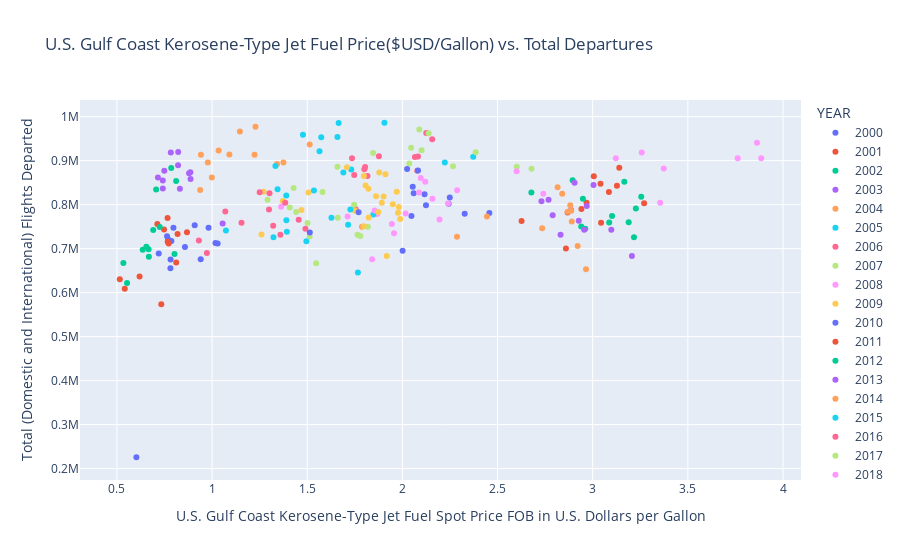

The cell this chart's notebook holds for it:
### Code cell
#TOTAL DEPARTURES INTERACTIVE:
fig = px.scatter(flight_and_fuel_desc, x='U.S. Gulf Coast Kerosene-Type Jet Fuel Spot Price FOB in U.S. Dollars per Gallon',
                 y='Total (Domestic and International) Flights Departed', hover_name='ABRV', title='U.S. Gulf Coast Kerosene-Type Jet Fuel Price($USD/Gallon) vs. Total Departures',
                color='YEAR')
fig.update_layout(
    title="U.S. Gulf Coast Kerosene-Type Jet Fuel Price($USD/Gallon) vs. Total, Domestic, International Flight Departures",
    xaxis_title="U.S. Gulf Coast Kerosene-Type Jet Fuel Spot Price FOB in U.S. Dollars per Gallon ($USD/Gallon)",
    yaxis_title="Number of flight departures",
    legend_title="Filter by year",
    font=dict(
        family="Courier New, monospace",
        size=12
    )
)
fig.show()
#TO WRITE TO HTML: fig.write_html('US Gulf Coast Kerosene Jet Fuel Price vs. Flight Departures.html')

### Figure 1 — Plotly figure (JSON) as saved in the notebook; plotly's stock layout.template omitted (floating-point values rounded to 4 significant figures)
{"data": [{"hovertemplate": "<b>%{hovertext}</b><br><br>YEAR=2000<br>U.S. Gulf Coast Kerosene-Type Jet Fuel Spot Price FOB in U.S. Dollars per Gallon=%{x}<br>Total (Domestic and International) Flights Departed=%{y}<extra></extra>", "hovertext": ["Jan 2000", "Feb 2000", "Mar 2000", "Apr 2000", "May 2000", "Jun 2000", "Jul 2000", "Aug 2000", "Sep 2000", "Oct 2000", "Nov 2000", "Dec 2000"], "legendgroup": "2000", "marker": {"color": "#636efa", "symbol": "circle"}, "mode": "markers", "name": "2000", "orientation": "v", "showlegend": true, "type": "scatter", "x": [0.7816, 0.781, 0.7685, 0.7195, 0.7634, 0.7859, 0.7968, 0.9086, 1.018, 0.9813, 1.029, 0.8573], "xaxis": "x", "y": [675253, 655093, 721290, 688593, 728193, 717359, 747625, 753025, 712828, 747507, 711593, 703544], "yaxis": "y"}, {"hovertemplate": "<b>%{hovertext}</b><br><br>YEAR=2001<br>U.S. Gulf Coast Kerosene-Type Jet Fuel Spot Price FOB in U.S. Dollars per Gallon=%{x}<br>Total (Domestic and International) Flights Departed=%{y}<extra></extra>", "hovertext": ["Jan 2001", "Feb 2001", "Mar 2001", "Apr 2001", "May 2001", "Jun 2001", "Jul 2001", "Aug 2001", "Sep 2001", "Oct 2001", "Nov 2001", "Dec 2001"], "legendgroup": "2001", "marker": {"color": "#EF553B", "symbol": "circle"}, "mode": "markers", "name": "2001", "orientation": "v", "showlegend": true, "type": "scatter", "x": [0.868, 0.8114, 0.7475, 0.7718, 0.8186, 0.7667, 0.7122, 0.766, 0.7331, 0.6189, 0.5411, 0.515], "xaxis": "x", "y": [737150, 668491, 743625, 711466, 733405, 715297, 756023, 769528, 573342, 636437, 608834, 630078], "yaxis": "y"}, {"hovertemplate": "<b>%{hovertext}</b><br><br>YEAR=2002<br>U.S. Gulf Coast Kerosene-Type Jet Fuel Spot Price FOB in U.S. Dollars per Gallon=%{x}<br>Total (Domestic and International) Flights Departed=%{y}<extra></extra>", "hovertext": ["Jan 2002", "Feb 2002", "Mar 2002", "Apr 2002", "May 2002", "Jun 2002", "Jul 2002", "Aug 2002", "Sep 2002", "Oct 2002", "Nov 2002", "Dec 2002"], "legendgroup": "2002", "marker": {"color": "#00cc96", "symbol": "circle"}, "mode": "markers", "name": "2002", "orientation": "v", "showlegend": true, "type": "scatter", "x": [0.5338, 0.5531, 0.6355, 0.6678, 0.6663, 0.6544, 0.6906, 0.7249, 0.8024, 0.7853, 0.7061, 0.8111], "xaxis": "x", "y": [667236, 621923, 697616, 681515, 698284, 704121, 742142, 749015, 687981, 883463, 834183, 853616], "yaxis": "y"}, {"hovertemplate": "<b>%{hovertext}</b><br><br>YEAR=2003<br>U.S. Gulf Coast Kerosene-Type Jet Fuel Spot Price FOB in U.S. Dollars per Gallon=%{x}<br>Total (Domestic and International) Flights Departed=%{y}<extra></extra>", "hovertext": ["Jan 2003", "Feb 2003", "Mar 2003", "Apr 2003", "May 2003", "Jun 2003", "Jul 2003", "Aug 2003", "Sep 2003", "Oct 2003", "Nov 2003", "Dec 2003"], "legendgroup": "2003", "marker": {"color": "#ab63fa", "symbol": "circle"}, "mode": "markers", "name": "2003", "orientation": "v", "showlegend": true, "type": "scatter", "x": [0.8867, 1.055, 0.8859, 0.7411, 0.7153, 0.749, 0.783, 0.8219, 0.7408, 0.8212, 0.8306, 0.879], "xaxis": "x", "y": [858235, 756910, 873347, 836778, 861385, 877150, 918202, 919709, 855050, 889321, 836184, 871381], "yaxis": "y"}, {"hovertemplate": "<b>%{hovertext}</b><br><br>YEAR=2004<br>U.S. Gulf Coast Kerosene-Type Jet Fuel Spot Price FOB in U.S. Dollars per Gallon=%{x}<br>Total (Domestic and International) Flights Departed=%{y}<extra></extra>", "hovertext": ["Jan 2004", "Feb 2004", "Mar 2004", "Apr 2004", "May 2004", "Jun 2004", "Jul 2004", "Aug 2004", "Sep 2004", "Oct 2004", "Nov 2004", "Dec 2004"], "legendgroup": "2004", "marker": {"color": "#FFA15A", "symbol": "circle"}, "mode": "markers", "name": "2004", "orientation": "v", "showlegend": true, "type": "scatter", "x": [0.9984, 0.9371, 0.9413, 0.9774, 1.091, 1.034, 1.146, 1.228, 1.375, 1.513, 1.341, 1.223], "xaxis": "x", "y": [861450, 833419, 913197, 895737, 913868, 922734, 966266, 977178, 895866, 936697, 892359, 913373], "yaxis": "y"}, {"hovertemplate": "<b>%{hovertext}</b><br><br>YEAR=2005<br>U.S. Gulf Coast Kerosene-Type Jet Fuel Spot Price FOB in U.S. Dollars per Gallon=%{x}<br>Total (Domestic and International) Flights Departed=%{y}<extra></extra>", "hovertext": ["Jan 2005", "Feb 2005", "Mar 2005", "Apr 2005", "May 2005", "Jun 2005", "Jul 2005", "Aug 2005", "Sep 2005", "Oct 2005", "Nov 2005", "Dec 2005"], "legendgroup": "2005", "marker": {"color": "#19d3f3", "symbol": "circle"}, "mode": "markers", "name": "2005", "orientation": "v", "showlegend": true, "type": "scatter", "x": [1.333, 1.344, 1.574, 1.565, 1.477, 1.659, 1.665, 1.906, 2.223, 2.372, 1.69, 1.731], "xaxis": "x", "y": [887921, 834657, 953274, 921564, 958580, 953560, 985454, 986082, 895792, 908897, 873083, 879784], "yaxis": "y"}, {"hovertemplate": "<b>%{hovertext}</b><br><br>YEAR=2006<br>U.S. Gulf Coast Kerosene-Type Jet Fuel Spot Price FOB in U.S. Dollars per Gallon=%{x}<br>Total (Domestic and International) Flights Departed=%{y}<extra></extra>", "hovertext": ["Jan 2006", "Feb 2006", "Mar 2006", "Apr 2006", "May 2006", "Jun 2006", "Jul 2006", "Aug 2006", "Sep 2006", "Oct 2006", "Nov 2006", "Dec 2006"], "legendgroup": "2006", "marker": {"color": "#FF6692", "symbol": "circle"}, "mode": "markers", "name": "2006", "orientation": "v", "showlegend": true, "type": "scatter", "x": [1.817, 1.754, 1.876, 2.078, 2.066, 2.082, 2.157, 2.125, 1.8, 1.735, 1.747, 1.804], "xaxis": "x", "y": [865181, 789491, 909826, 877226, 908133, 909152, 948488, 962559, 880660, 905251, 867141, 885584], "yaxis": "y"}, {"hovertemplate": "<b>%{hovertext}</b><br><br>YEAR=2007<br>U.S. Gulf Coast Kerosene-Type Jet Fuel Spot Price FOB in U.S. Dollars per Gallon=%{x}<br>Total (Domestic and International) Flights Departed=%{y}<extra></extra>", "hovertext": ["Jan 2007", "Feb 2007", "Mar 2007", "Apr 2007", "May 2007", "Jun 2007", "Jul 2007", "Aug 2007", "Sep 2007", "Oct 2007", "Nov 2007", "Dec 2007"], "legendgroup": "2007", "marker": {"color": "#B6E880", "symbol": "circle"}, "mode": "markers", "name": "2007", "orientation": "v", "showlegend": true, "type": "scatter", "x": [1.658, 1.746, 1.846, 2.036, 2.046, 2.101, 2.138, 2.089, 2.266, 2.385, 2.679, 2.601], "xaxis": "x", "y": [886136, 799849, 917235, 893288, 929257, 923745, 962463, 970945, 887376, 919002, 881417, 885865], "yaxis": "y"}, {"hovertemplate": "<b>%{hovertext}</b><br><br>YEAR=2008<br>U.S. Gulf Coast Kerosene-Type Jet Fuel Spot Price FOB in U.S. Dollars per Gallon=%{x}<br>Total (Domestic and International) Flights Departed=%{y}<extra></extra>", "hovertext": ["Jan 2008", "Feb 2008", "Mar 2008", "Apr 2008", "May 2008", "Jun 2008", "Jul 2008", "Aug 2008", "Sep 2008", "Oct 2008", "Nov 2008", "Dec 2008"], "legendgroup": "2008", "marker": {"color": "#FF97FF", "symbol": "circle"}, "mode": "markers", "name": "2008", "orientation": "v", "showlegend": true, "type": "scatter", "x": [2.6, 2.74, 3.122, 3.373, 3.762, 3.885, 3.863, 3.258, 3.355, 2.288, 1.867, 1.363], "xaxis": "x", "y": [876105, 824853, 905103, 882114, 905619, 905350, 940760, 918415, 804265, 832539, 778859, 795256], "yaxis": "y"}, {"hovertemplate": "<b>%{hovertext}</b><br><br>YEAR=2009<br>U.S. Gulf Coast Kerosene-Type Jet Fuel Spot Price FOB in U.S. Dollars per Gallon=%{x}<br>Total (Domestic and International) Flights Departed=%{y}<extra></extra>", "hovertext": ["Jan 2009", "Feb 2009", "Mar 2009", "Apr 2009", "May 2009", "Jun 2009", "Jul 2009", "Aug 2009", "Sep 2009", "Oct 2009", "Nov 2009", "Dec 2009"], "legendgroup": "2009", "marker": {"color": "#FECB52", "symbol": "circle"}, "mode": "markers", "name": "2009", "orientation": "v", "showlegend": true, "type": "scatter", "x": [1.469, 1.26, 1.271, 1.372, 1.506, 1.807, 1.708, 1.878, 1.751, 1.95, 1.988, 1.977], "xaxis": "x", "y": [787834, 731931, 829443, 808424, 827429, 843567, 885129, 872942, 786273, 800680, 767091, 781223], "yaxis": "y"}, {"hovertemplate": "<b>%{hovertext}</b><br><br>YEAR=2010<br>U.S. Gulf Coast Kerosene-Type Jet Fuel Spot Price FOB in U.S. Dollars per Gallon=%{x}<br>Total (Domestic and International) Flights Departed=%{y}<extra></extra>", "hovertext": ["Jan 2010", "Feb 2010", "Mar 2010", "Apr 2010", "May 2010", "Jun 2010", "Jul 2010", "Aug 2010", "Sep 2010", "Oct 2010", "Nov 2010", "Dec 2010"], "legendgroup": "2010", "marker": {"color": "#636efa", "symbol": "circle"}, "mode": "markers", "name": "2010", "orientation": "v", "showlegend": true, "type": "scatter", "x": [2.047, 2.001, 2.116, 2.243, 2.059, 2.054, 2.025, 2.082, 2.124, 2.249, 2.327, 2.457], "xaxis": "x", "y": [773848, 694852, 823745, 801912, 826013, 840472, 880716, 877323, 798280, 816235, 779476, 781182], "yaxis": "y"}, {"hovertemplate": "<b>%{hovertext}</b><br><br>YEAR=2011<br>U.S. Gulf Coast Kerosene-Type Jet Fuel Spot Price FOB in U.S. Dollars per Gallon=%{x}<br>Total (Domestic and International) Flights Departed=%{y}<extra></extra>", "hovertext": ["Jan 2011", "Feb 2011", "Mar 2011", "Apr 2011", "May 2011", "Jun 2011", "Jul 2011", "Aug 2011", "Sep 2011", "Oct 2011", "Nov 2011", "Dec 2011"], "legendgroup": "2011", "marker": {"color": "#EF553B", "symbol": "circle"}, "mode": "markers", "name": "2011", "orientation": "v", "showlegend": true, "type": "scatter", "x": [2.626, 2.859, 3.127, 3.27, 3.085, 3.041, 3.14, 3.006, 2.941, 2.968, 3.044, 2.868], "xaxis": "x", "y": [762952, 700172, 842713, 803156, 828632, 847226, 883789, 864710, 789820, 803947, 758665, 782311], "yaxis": "y"}, {"hovertemplate": "<b>%{hovertext}</b><br><br>YEAR=2012<br>U.S. Gulf Coast Kerosene-Type Jet Fuel Spot Price FOB in U.S. Dollars per Gallon=%{x}<br>Total (Domestic and International) Flights Departed=%{y}<extra></extra>", "hovertext": ["Jan 2012", "Feb 2012", "Mar 2012", "Apr 2012", "May 2012", "Jun 2012", "Jul 2012", "Aug 2012", "Sep 2012", "Oct 2012", "Nov 2012", "Dec 2012"], "legendgroup": "2012", "marker": {"color": "#00cc96", "symbol": "circle"}, "mode": "markers", "name": "2012", "orientation": "v", "showlegend": true, "type": "scatter", "x": [3.087, 3.217, 3.255, 3.227, 2.949, 2.678, 2.894, 3.166, 3.189, 3.102, 2.961, 2.94], "xaxis": "x", "y": [759391, 725843, 818043, 791100, 813573, 827468, 855309, 851877, 759941, 774018, 745299, 750332], "yaxis": "y"}, {"hovertemplate": "<b>%{hovertext}</b><br><br>YEAR=2013<br>U.S. Gulf Coast Kerosene-Type Jet Fuel Spot Price FOB in U.S. Dollars per Gallon=%{x}<br>Total (Domestic and International) Flights Departed=%{y}<extra></extra>", "hovertext": ["Jan 2013", "Feb 2013", "Mar 2013", "Apr 2013", "May 2013", "Jun 2013", "Jul 2013", "Aug 2013", "Sep 2013", "Oct 2013", "Nov 2013", "Dec 2013"], "legendgroup": "2013", "marker": {"color": "#ab63fa", "symbol": "circle"}, "mode": "markers", "name": "2013", "orientation": "v", "showlegend": true, "type": "scatter", "x": [3.098, 3.206, 2.969, 2.79, 2.731, 2.768, 2.905, 3.004, 2.927, 2.886, 2.831, 2.955], "xaxis": "x", "y": [743064, 683107, 797068, 775693, 807846, 810970, 849511, 844382, 763072, 787625, 731725, 742696], "yaxis": "y"}, {"hovertemplate": "<b>%{hovertext}</b><br><br>YEAR=2014<br>U.S. Gulf Coast Kerosene-Type Jet Fuel Spot Price FOB in U.S. Dollars per Gallon=%{x}<br>Total (Domestic and International) Flights Departed=%{y}<extra></extra>", "hovertext": ["Jan 2014", "Feb 2014", "Mar 2014", "Apr 2014", "May 2014", "Jun 2014", "Jul 2014", "Aug 2014", "Sep 2014", "Oct 2014", "Nov 2014", "Dec 2014"], "legendgroup": "2014", "marker": {"color": "#FFA15A", "symbol": "circle"}, "mode": "markers", "name": "2014", "orientation": "v", "showlegend": true, "type": "scatter", "x": [2.921, 2.965, 2.887, 2.89, 2.869, 2.882, 2.815, 2.84, 2.734, 2.444, 2.287, 1.788], "xaxis": "x", "y": [705702, 652946, 786174, 761380, 783699, 798699, 839426, 824472, 746219, 772745, 727062, 749629], "yaxis": "y"}, {"hovertemplate": "<b>%{hovertext}</b><br><br>YEAR=2015<br>U.S. Gulf Coast Kerosene-Type Jet Fuel Spot Price FOB in U.S. Dollars per Gallon=%{x}<br>Total (Domestic and International) Flights Departed=%{y}<extra></extra>", "hovertext": ["Jan 2015", "Feb 2015", "Mar 2015", "Apr 2015", "May 2015", "Jun 2015", "Jul 2015", "Aug 2015", "Sep 2015", "Oct 2015", "Nov 2015", "Dec 2015"], "legendgroup": "2015", "marker": {"color": "#19d3f3", "symbol": "circle"}, "mode": "markers", "name": "2015", "orientation": "v", "showlegend": true, "type": "scatter", "x": [1.496, 1.766, 1.627, 1.715, 1.847, 1.726, 1.535, 1.39, 1.393, 1.39, 1.322, 1.073], "xaxis": "x", "y": [716894, 645632, 770410, 754436, 777263, 788961, 832298, 820852, 738109, 764642, 725638, 740892], "yaxis": "y"}, {"hovertemplate": "<b>%{hovertext}</b><br><br>YEAR=2016<br>U.S. Gulf Coast Kerosene-Type Jet Fuel Spot Price FOB in U.S. Dollars per Gallon=%{x}<br>Total (Domestic and International) Flights Departed=%{y}<extra></extra>", "hovertext": ["Jan 2016", "Feb 2016", "Mar 2016", "Apr 2016", "May 2016", "Jun 2016", "Jul 2016", "Aug 2016", "Sep 2016", "Oct 2016", "Nov 2016", "Dec 2016"], "legendgroup": "2016", "marker": {"color": "#FF6692", "symbol": "circle"}, "mode": "markers", "name": "2016", "orientation": "v", "showlegend": true, "type": "scatter", "x": [0.9304, 0.9727, 1.069, 1.155, 1.299, 1.384, 1.25, 1.302, 1.321, 1.455, 1.359, 1.49], "xaxis": "x", "y": [718644, 690174, 784062, 758602, 788963, 803990, 827948, 826004, 752158, 765697, 731751, 744854], "yaxis": "y"}, {"hovertemplate": "<b>%{hovertext}</b><br><br>YEAR=2017<br>U.S. Gulf Coast Kerosene-Type Jet Fuel Spot Price FOB in U.S. Dollars per Gallon=%{x}<br>Total (Domestic and International) Flights Departed=%{y}<extra></extra>", "hovertext": ["Jan 2017", "Feb 2017", "Mar 2017", "Apr 2017", "May 2017", "Jun 2017", "Jul 2017", "Aug 2017", "Sep 2017", "Oct 2017", "Nov 2017", "Dec 2017"], "legendgroup": "2017", "marker": {"color": "#B6E880", "symbol": "circle"}, "mode": "markers", "name": "2017", "orientation": "v", "showlegend": true, "type": "scatter", "x": [1.512, 1.547, 1.442, 1.502, 1.408, 1.292, 1.428, 1.58, 1.779, 1.66, 1.764, 1.818], "xaxis": "x", "y": [727328, 666946, 783454, 758016, 793589, 810890, 837934, 828757, 728631, 770382, 731623, 749755], "yaxis": "y"}, {"hovertemplate": "<b>%{hovertext}</b><br><br>YEAR=2018<br>U.S. Gulf Coast Kerosene-Type Jet Fuel Spot Price FOB in U.S. Dollars per Gallon=%{x}<br>Total (Domestic and International) Flights Departed=%{y}<extra></extra>", "hovertext": ["Jan 2018", "Feb 2018", "Mar 2018", "Apr 2018", "May 2018", "Jun 2018", "Jul 2018", "Aug 2018", "Sep 2018", "Oct 2018", "Nov 2018", "Dec 2018"], "legendgroup": "2018", "marker": {"color": "#FF97FF", "symbol": "circle"}, "mode": "markers", "name": "2018", "orientation": "v", "showlegend": true, "type": "scatter", "x": [1.956, 1.841, 1.854, 2.017, 2.158, 2.088, 2.096, 2.12, 2.195, 2.24, 1.945, 1.712], "xaxis": "x", "y": [735065, 675694, 786560, 779993, 813120, 827449, 860394, 852231, 765883, 802520, 755760, 773006], "yaxis": "y"}, {"hovertemplate": "<b>%{hovertext}</b><br><br>YEAR=2019<br>U.S. Gulf Coast Kerosene-Type Jet Fuel Spot Price FOB in U.S. Dollars per Gallon=%{x}<br>Total (Domestic and International) Flights Departed=%{y}<extra></extra>", "hovertext": ["Jan 2019", "Feb 2019", "Mar 2019", "Apr 2019", "May 2019", "Jun 2019", "Jul 2019", "Aug 2019", "Sep 2019", "Oct 2019", "Nov 2019", "Dec 2019"], "legendgroup": "2019", "marker": {"color": "#FECB52", "symbol": "circle"}, "mode": "markers", "name": "2019", "orientation": "v", "showlegend": true, "type": "scatter", "x": [1.797, 1.917, 1.901, 1.981, 1.97, 1.822, 1.911, 1.797, 1.873, 1.861, 1.823, 1.892], "xaxis": "x", "y": [750771, 683126, 818710, 794749, 828988, 836087, 868873, 864967, 783077, 818841, 770573, 804018], "yaxis": "y"}, {"hovertemplate": "<b>%{hovertext}</b><br><br>YEAR=2020<br>U.S. Gulf Coast Kerosene-Type Jet Fuel Spot Price FOB in U.S. Dollars per Gallon=%{x}<br>Total (Domestic and International) Flights Departed=%{y}<extra></extra>", "hovertext": ["Jan 2020", "Feb 2020", "Mar 2020", "Apr 2020"], "legendgroup": "2020", "marker": {"color": "#636efa", "symbol": "circle"}, "mode": "markers", "name": "2020", "orientation": "v", "showlegend": true, "type": "scatter", "x": [1.77, 1.513, 0.9401, 0.6021], "xaxis": "x", "y": [782361, 736338, 675630, 225712], "yaxis": "y"}], "layout": {"legend": {"title": {"text": "YEAR"}, "tracegroupgap": 0}, "title": {"text": "U.S. Gulf Coast Kerosene-Type Jet Fuel Price($USD/Gallon) vs. Total Departures"}, "xaxis": {"anchor": "y", "domain": [0, 1], "title": {"text": "U.S. Gulf Coast Kerosene-Type Jet Fuel Spot Price FOB in U.S. Dollars per Gallon"}}, "yaxis": {"anchor": "x", "domain": [0, 1], "title": {"text": "Total (Domestic and International) Flights Departed"}}}}
